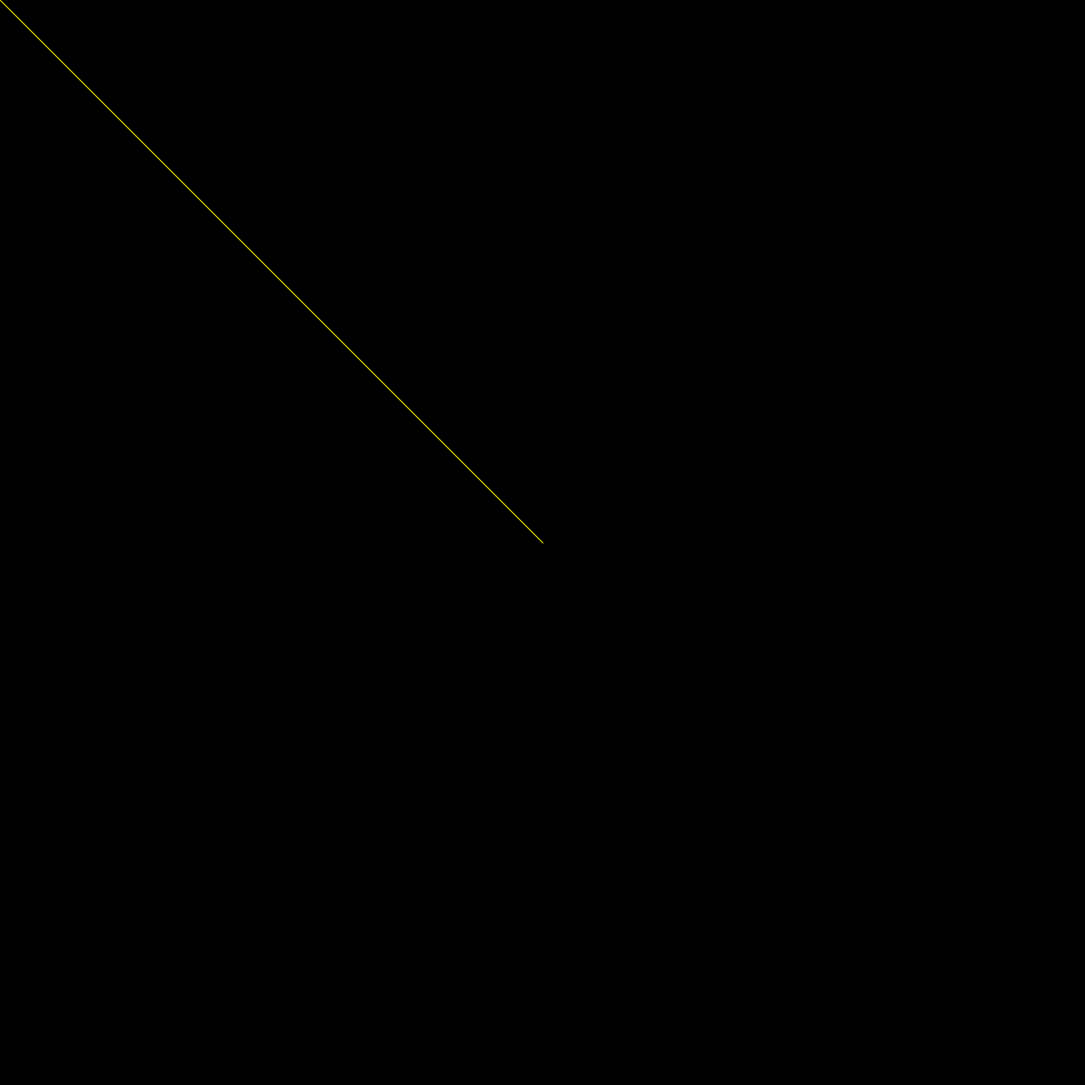
Frame 1 (no input)
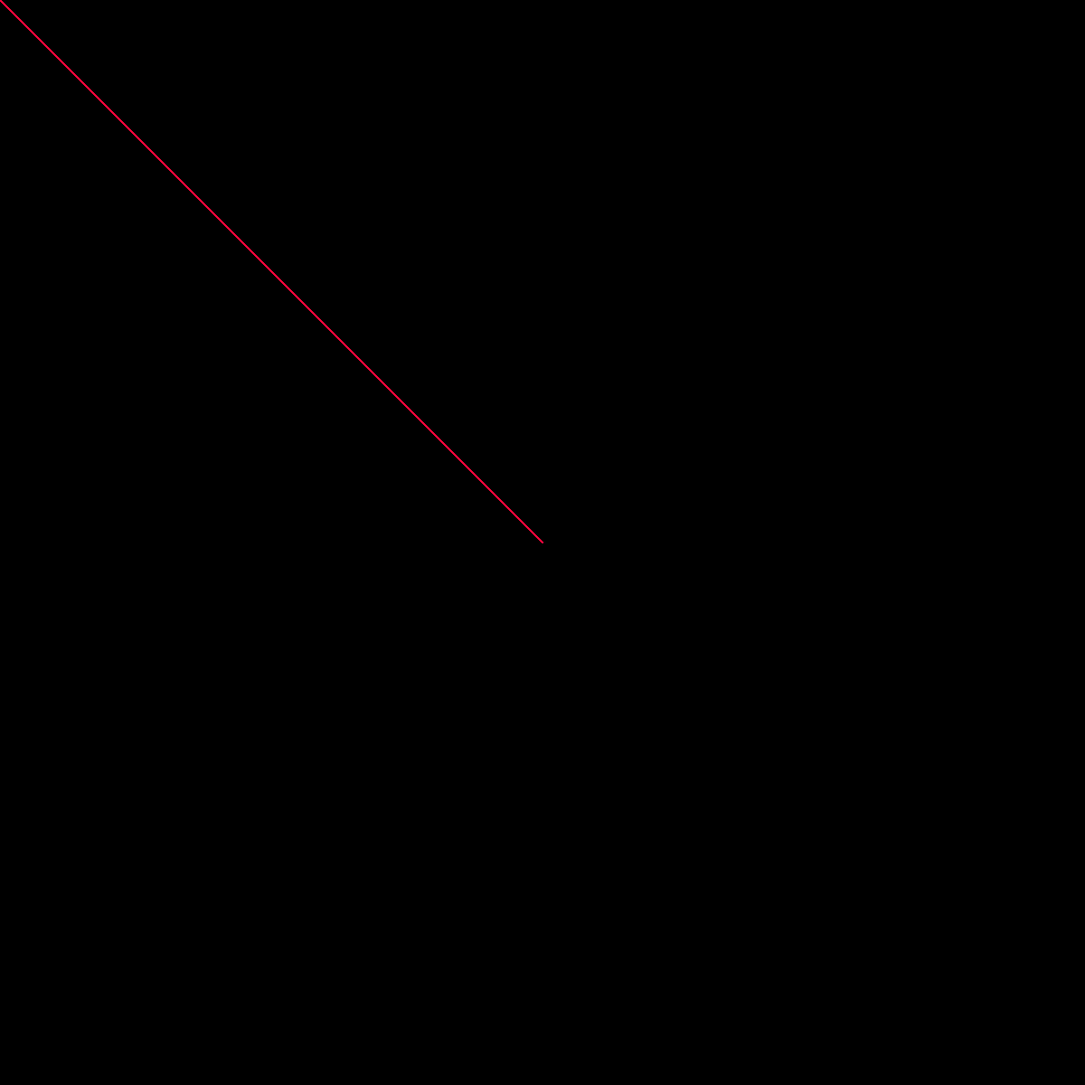
Frame 60 (the mouse pressed at the canvas centre just before this capture)
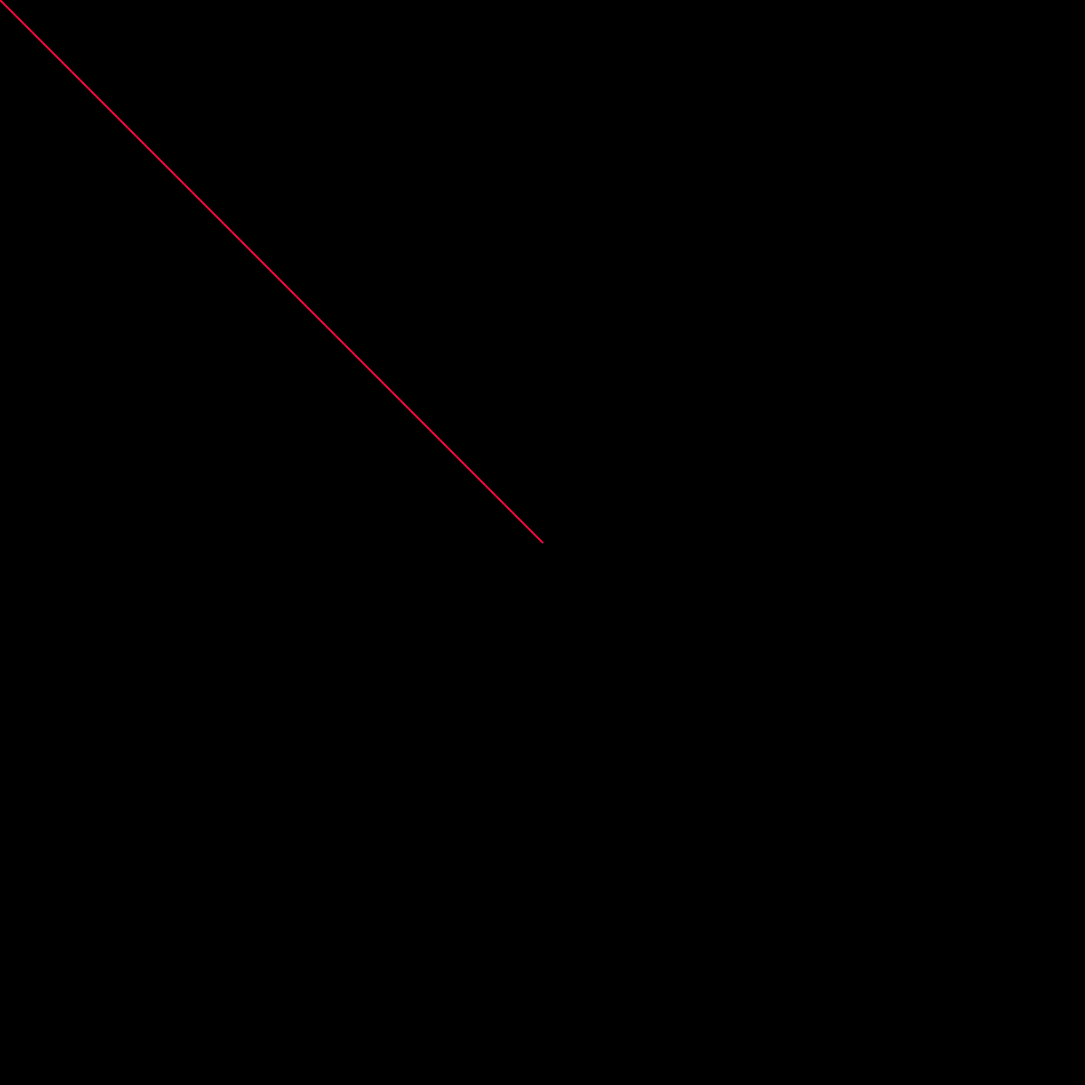
Frame 120 (the mouse held since frame 60 and released just before this capture)

The Processing sketch that drew these frames (run headless with seeded random() and noise(); from frame 60 on, the mouse is pressed at the canvas centre):

// Processing sketch: processing_155877
// ── processing_155877.pde

int points;
color myColor; 

void setup(){
  size(1200, 1200);
  background(0, 0, 0);
}
void draw(){
  myColor = int(map(mouseX, 0, width, 0, 255));
  stroke(255, 255/frameCount, frameCount);
  line(width/2, height/2, mouseX, mouseY);
}
